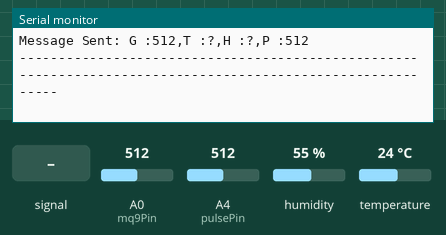
Bench run of a sketch on a simulated Arduino Uno, built with avr-gcc and run on an emulated ATmega328P. Shown: the last lines printed to the serial monitor. The inputs (shaded band) are chosen by the test bench; at power-on: humidity 55 %, A0 (mq9Pin) = 512, A4 (pulsePin) = 512, temperature 24 °C. No radio packets arrive unless stated.

Above: at 1.8 s.
1.9 s: A4 (pulsePin) fed a 200 Hz sine of ±81 counts around its level
3.4 s: humidity set to 22 %
At 3.4 s:
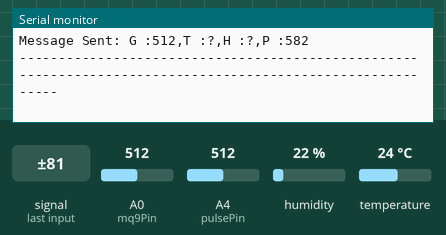
4.9 s: A0 (mq9Pin) set to 716
At 6.2 s:
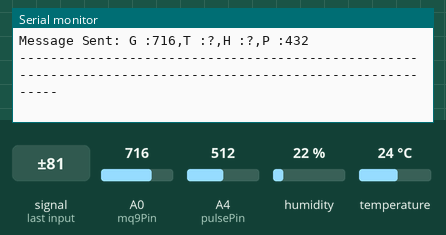
6.4 s: A4 (pulsePin) set to 716
At 7.4 s:
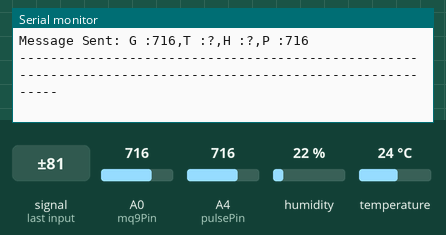
7.9 s: A4 (pulsePin) fed a 1000 Hz sine of ±255 counts around its level
9.4 s: temperature set to 12 °C
At 10.2 s:
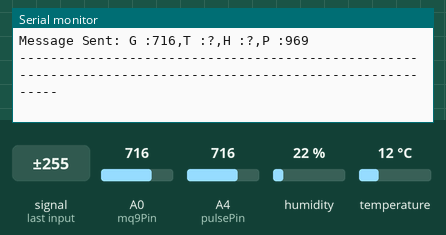
Timing chart, 0 to 11.9 s (numbered marks = the images above; inputs shaded):
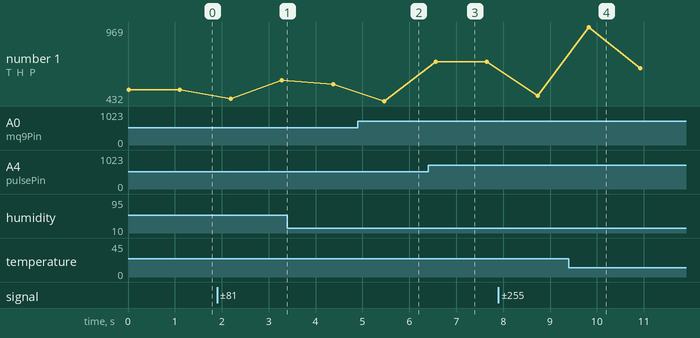

The sketch:

txdone.ino
```cpp
#include <SPI.h>
#include <nRF24L01.h>
#include <RF24.h>
#include <DHT.h>

const int mq9Pin = A0; // Analog pin for MQ-9 sensor
const int dhtPin = 2;  // Digital pin for DHT22 sensor
const int pulsePin = A4;  // Analog pin for XD58C pulse rate sensor
const int buzzerPin = 10; // Digital pin for the piezo buzzer

DHT dht(dhtPin, DHT22);
RF24 radio(15, 5);    // CE, CSN pins

struct SensorData {
  int mq9Value;
  float temperature;
  float humidity;
  int pulseRate;
};

void setup() {
  Serial.begin(9600);
  radio.begin();
  radio.openWritingPipe(0xF0F0F0F0E1LL); // Set the transmit pipe address
  dht.begin();
}

void loop() {
  SensorData data;
  data.mq9Value = analogRead(mq9Pin);
  data.temperature = dht.readTemperature();
  data.humidity = dht.readHumidity();
  data.pulseRate = analogRead(pulsePin);

  // Convert the struct to a char array
  char msgBuffer[128];
  sprintf(msgBuffer, "G :%d,T :%.2f,H :%.2f,P :%d", data.mq9Value, data.temperature, data.humidity, data.pulseRate);

  radio.write(msgBuffer, sizeof(msgBuffer));
  Serial.println("Message Sent: " + String(msgBuffer));
  Serial.println("-----------------------------------------------------------------------------------------------------------");

  delay(1000); // Delay before sending the next message
}
```

Measured:
- after the input at 4.9 s, the serial monitor: prints a new line after 0.57 s (image 2)
- after the input at 6.4 s, the serial monitor: prints a new line after 0.16 s (image 3)
- plotted number 1: 512 → 582 after the input at 1.9 s, 716 → 469 after the input at 7.9 s, 469 → 670 after the input at 9.4 s
